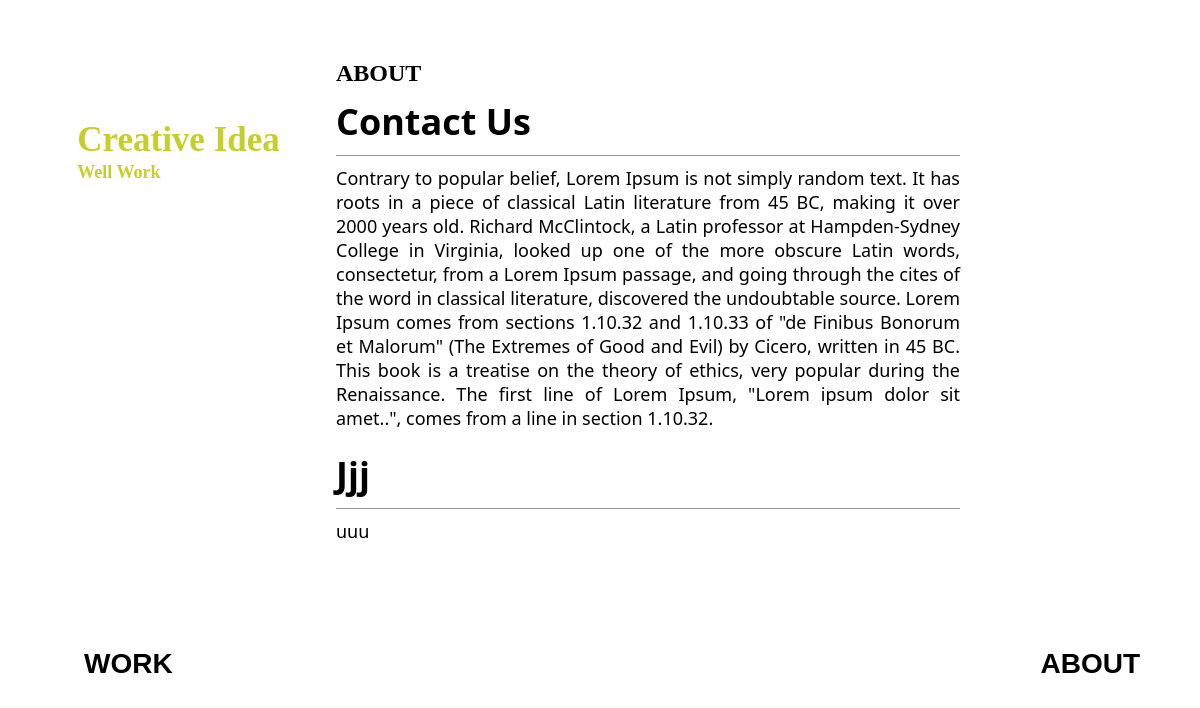
The page /about/ on the database its author committed.
### templateHandler/models.py (models this page shows, shortened)
class About(models.Model):
    title = models.CharField(max_length=75 ,null=False, blank=False, unique=True)
    description = models.TextField(null=True, blank=True)
    created = models.DateTimeField(auto_now_add=True,null=True)
    updated = models.DateTimeField(auto_now=True, null=True)

### templateHandler/views.py (the view)
# urls.py: path("about/",AboutPageView.as_view(),name = 'about'),
class AboutPageView(TemplateView):
    template_name = 'about.html'
    def get_context_data(self, **kwargs):
        context = super().get_context_data(**kwargs)
        context["aboutArticels"] =  About.objects.all()
        context['NavbarName'] = 'About'
        dumpData = homeInfo()
        context['serialized_data'] = dumpData
        return context

### templateHandler/views.py (called while the page is built)
def homeInfo():
    second = list(HomeDesign.objects.all().values())
    try:
        dict = second[0]
    except:
        dict = {}
    return json.dumps(dict)

### template/about.html (shortened to what this page needs)
{% extends 'base.html' %}
{% load static %}
{% block content %}
<div id="content-part">
    <h1 style="text-transform: uppercase;">About</h1>
    {% for a in aboutArticels %}
        <header><h2 style="text-transform: capitalize;">{{a.title}}</h2></header>
        <p>{{a.description}}</p>
    {% endfor %}
</div>
{% endblock content %}

### template/base.html (shortened to what this page needs)
{% load static %}
<!DOCTYPE html>
<html lang="en">
<head>
    <link rel="stylesheet" href="{% static 'css/styles.css' %}">
</head>
<body>
    <nav>
        <div id="navbar-part">
            <div id="navbar-inner-div">
                <div id="web-logo">
                    <h3><a href="{% url 'home' %}"><span id="logo-style-one"></span> <span id="logo-style-two"></span></a></h3>
                </div>
                <div id="nev-foot-extra-option">
                    <a href="{% url 'work' %}" class="extra-option-style">Work</a>
                </div>
            </div>
        </div>
        {% block content%}
        {% endblock content%}
        <div id="footer-part">
            <div id="footer-inner-div">
                <div id="footer-extra-option">
                    <a href="{% url 'about' %}" class="extra-option-style">About</a>
                </div>
            </div>
        </div>
    </nav>
</body>
</html>

### static/css/styles.css (style rules this page uses)
* { margin: 0; padding: 0; box-sizing: border-box; }
a { text-decoration: none; }
.extra-option-style { text-transform: uppercase; }
nav { height: 100vh; width: 100%; display: flex; }
#navbar-part { width: 28%; position: fixed; left: 0; height: 100%; }
#navbar-inner-div { position: relative; width: 100%; height: 100%; }
#web-logo { position: absolute; top: 15%; left: 23%; }
#web-logo #logo-style-one { font-family: Cambria, Cochin, Georgia, Times, 'Times New Roman', serif; font-weight: bold; font-size: 30px; display: block; }
#web-logo #logo-style-two { font-family: Cambria, Cochin, Georgia, Times, 'Times New Roman', serif; font-weight: bold; font-size: 15px; display: block; line-height: 25px; }
#nev-foot-extra-option { position: absolute; left: 25%; bottom: 15%; }
#nev-foot-extra-option a { font-family: Verdana, Geneva, Tahoma, sans-serif; font-size: 28px; font-weight: bold; color: black; transition: all linear .3s; }
#content-part { width: 52%; position: absolute; height: 100%; left: 28%; padding-top: 5%; }
h2 { font-family: 'Segoe UI', Tahoma, Geneva, Verdana, sans-serif; font-size: 36px; font-weight: bold; color: black; padding: 10px 0; position: relative; }
h2::after { content: ''; position: absolute; bottom: 0; left: 0; width: 100%; height: 1px; background-color: rgb(148, 148, 148); }
p { font-family: 'Segoe UI', Tahoma, Geneva, Verdana, sans-serif; font-size: 18px; line-height: 24px; font-weight: 400; text-align: justify; color: black; padding: 10px 0; }
#footer-part { width: 20%; position: fixed; height: 100%; right: 0; }
#footer-inner-div #footer-extra-option a { font-family: Verdana, Geneva, Tahoma, sans-serif; font-size: 28px; font-weight: bold; color: black; }
#footer-inner-div #footer-extra-option a::before { height: 200px; width: 200px; position: absolute; content: ''; bottom: -10px; right: -30px; z-index: -1; }
#footer-inner-div #footer-extra-option a { position: absolute; right: 25%; bottom: 15%; z-index: 99 !important; transition: all linear .3s; }

### rows shown on the page
About: title "Contact Us", description "Contrary to popular belief, Lorem Ipsum is not simply random text. It has roots in a piece of classical Latin literature from 45 BC, making it over 2000 years old. Richard McClintock, a Latin professor at Hampden-Sydney College in Virginia, looked up one of the more obscure Latin words, consectetur, from a Lorem Ipsum passage, and going through the cites of the word in classical literature, discovered the undoubtable source. Lorem Ipsum comes from sections 1.10.32 and 1.10.33 of \"de Finibus Bonorum et Malorum\" (The Extremes of Good and Evil) by Cicero, written in 45 BC. This book is a treatise on the theory of ethics, very popular during the Renaissance. The first line of Lorem Ipsum,…"
About: title "Jjj", description "uuu"
